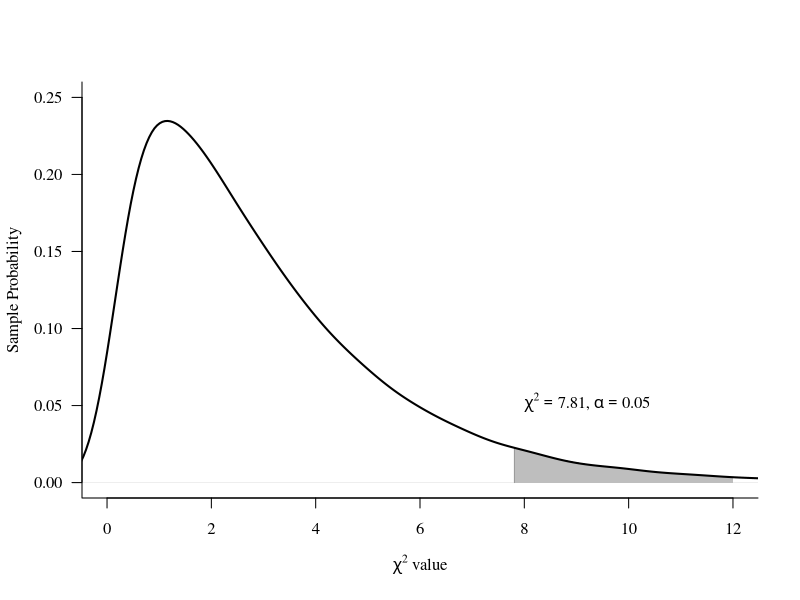

Here is the R script that generated this plot:
df <- 3

alpha_significance<-0.05

# crit.chi <- round(qchisq(1-alpha_significance/2, df),2)

crit.chi <- round(qchisq(1-alpha_significance, df), 2)


x <- rchisq(100000,df)

png(file='13_chi_distrib.png', bg="transparent", width=1000, height=607)

plot_x_upper_lim <- 12

op <- par(family='serif')

coord.x2 <- c(crit.chi, seq(crit.chi,plot_x_upper_lim,0.01), plot_x_upper_lim)
coord.y2 <- c(0,dchisq(seq(crit.chi,plot_x_upper_lim,0.01),df),0)
# coord.x1 <- c(-3, seq(-1,-crit.chi,0.01), -crit.chi)
# coord.y1 <- c(0,dchisq(seq(-1,-crit.chi,0.01),df),0)
plot((density(x, adjust=2)),type="n",ylim=c(0,0.25), xlim=c(0,plot_x_upper_lim), bty='l', las = 1,
     main="", ylab="Sample Probability", xlab=bquote(chi^2 ~ "value"))
polygon(coord.x2,coord.y2, col='gray', border=NA)
# polygon(coord.x1,coord.y1, col='gray', border=NA)

segments(crit.chi,0, crit.chi,0.022, lty=1, col='grey60')
text(crit.chi,0.05,bquote(chi^2==.(crit.chi)*',' ~ alpha==0.05), pos=4)

# segments(-crit.chi,0, -crit.chi,0.024, lty=1, col='grey60')
# text(-crit.chi,0.05,bquote(chi==.(-crit.chi)), pos=2)

lines(density(x, adjust=2), lwd=2)


par(op)

dev.off()

